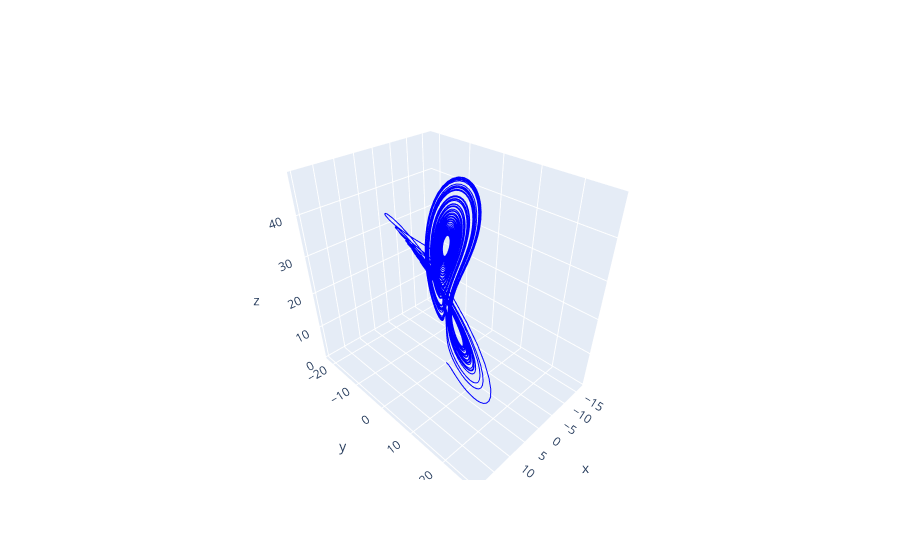

Notebook source saved alongside this figure:
### Code cell
fig = go.Figure(
    data=go.Scatter3d(
        x=lorenz_dataset[:, 0],
        y=lorenz_dataset[:, 1],
        z=lorenz_dataset[:, 2],
        mode="lines",
        line=dict(color="blue", width=2),
    )
)

fig.show()

### Figure 1 — Plotly figure (JSON) as saved in the notebook; plotly's stock layout.template omitted (floating-point values rounded to 4 significant figures; data arrays with more than 128 entries replaced by an {"elided": "..."} marker saying what was removed)
{"data": [{"line": {"color": "blue", "width": 2}, "mode": "lines", "type": "scatter3d", "x": {"elided": "6000 float values"}, "y": {"elided": "6000 float values"}, "z": {"elided": "6000 float values"}}], "layout": {}}
